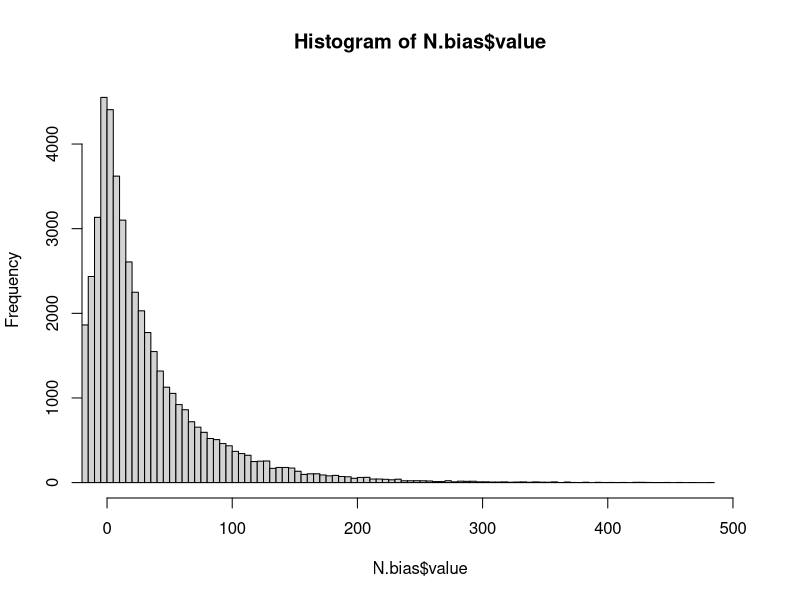
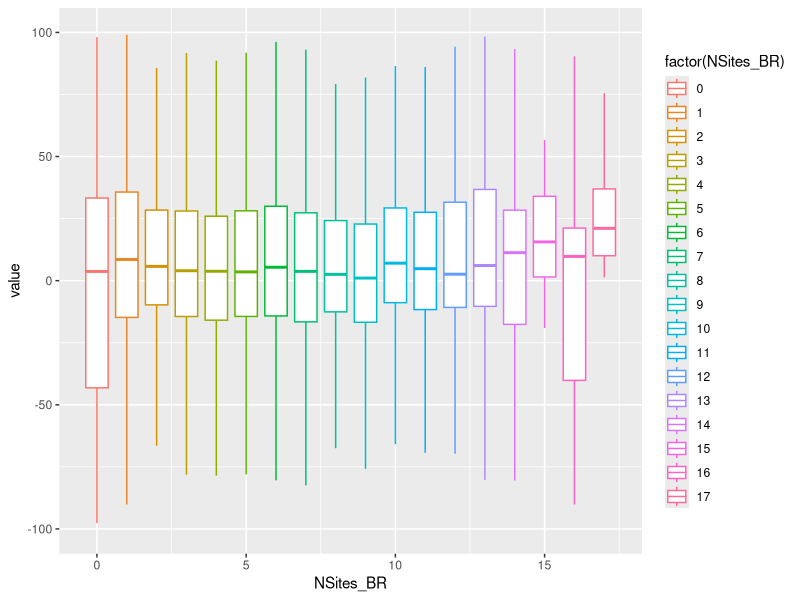
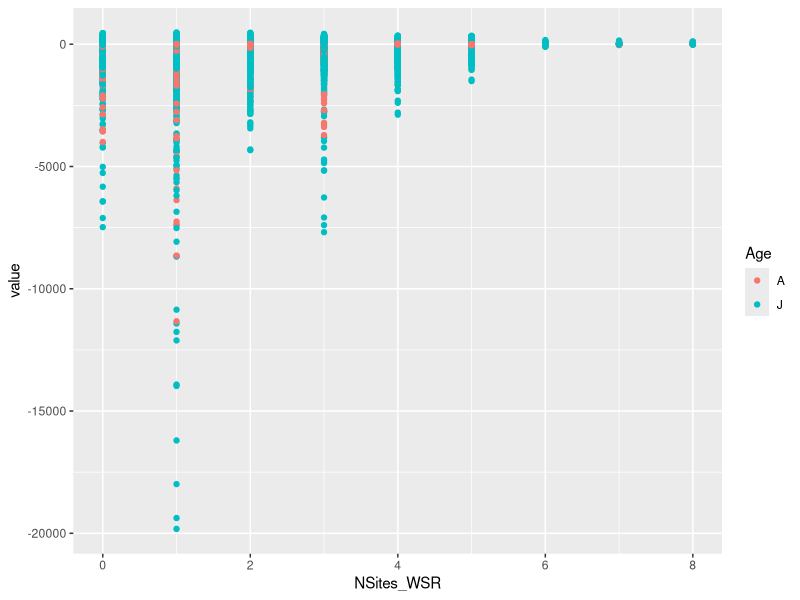
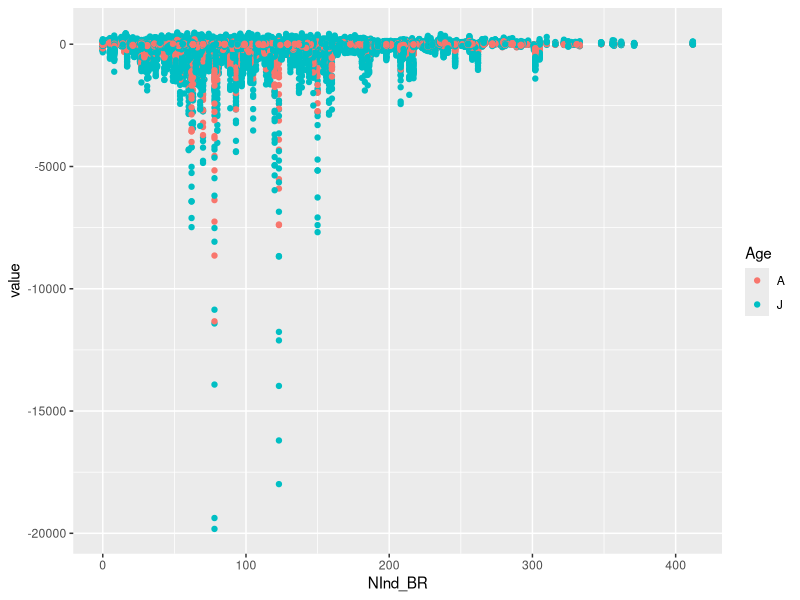
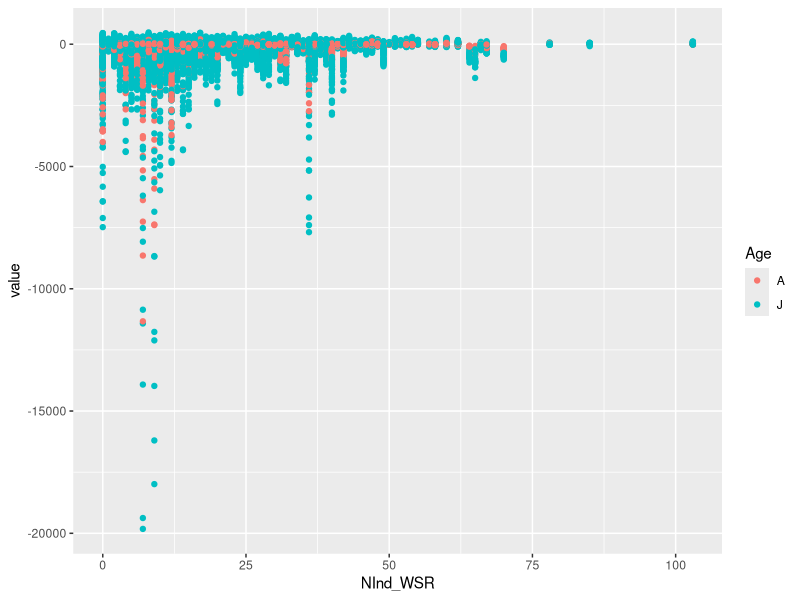
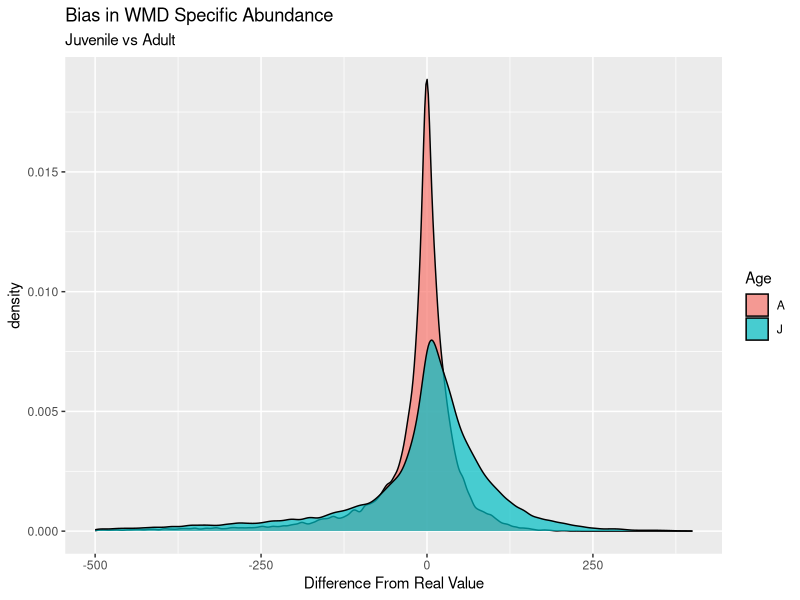
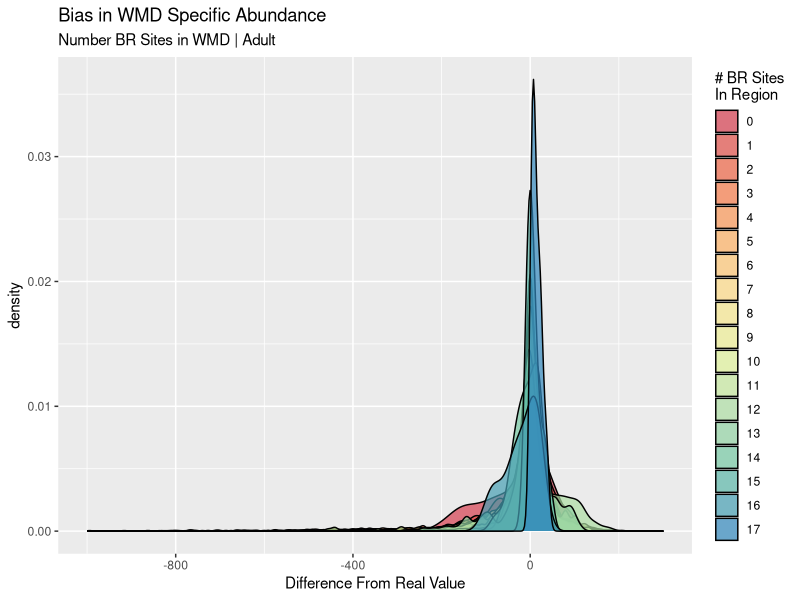
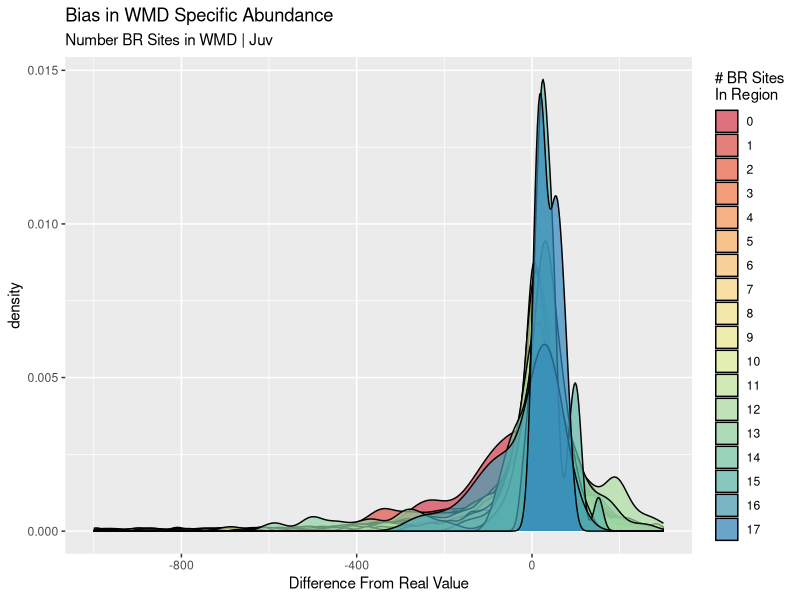

Here is the R script that generated these plots, in order:
require(ggplot2)
require(dplyr)
require(tidyr)

# Load Files
N.bias.raw <- read.csv("Model Bias Comparison/SampleSize/Master N Bias.csv", check.names=FALSE)
HR.bias.raw <- read.csv("Model Bias Comparison/SampleSize/Master HR Bias.csv")
WSR.bias.raw <- read.csv("Model Bias Comparison/SampleSize/Master WSR Bias.csv")
R.bias.raw <- read.csv("Model Bias Comparison/SampleSize/Master R Bias.csv", check.names=FALSE)
SimInfo.raw <- read.csv("Model Bias Comparison/SampleSize/MasterSimInfo.csv")

N.bias.long <- N.bias.raw %>%
  pivot_longer(cols = 4:ncol(N.bias.raw)) %>%
  rename(Year = name) %>%
  filter(!is.na(value))

SimInfo.NSitesBR <- SimInfo.raw %>%
  filter(Name == "NSites BR") %>%
  rename(NSites_BR = Value) %>% 
  select(-Name)
SimInfo.NSitesWSR <- SimInfo.raw %>%
  filter(Name == "NSites WSR")%>%
  rename(NSites_WSR = Value) %>% 
  select(-Name)
SimInfo.NIndBR <- SimInfo.raw %>%
  filter(Name == "NInd BR") %>%
  rename(NInd_BR = Value) %>% 
  select(-Name)
SimInfo.NIndWSR <- SimInfo.raw %>%
  filter(Name == "NInd WSR")%>%
  rename(NInd_WSR = Value) %>% 
  select(-Name)
SimInfo.totaldata <- SimInfo.raw %>%
  filter(Name %in% c("YearsBR", "TotNIndBR", "YearsTotHarv", "YearsWSR", "TotNIndBR")) %>%
  select(-WMD) %>%
  pivot_wider(names_from = Name, values_from = Value)

#Individual WMD Bias
N.bias <- merge(N.bias.long, SimInfo.NSitesBR, by = c("WMD","Trial"))
N.bias <- merge(N.bias, SimInfo.NSitesWSR, by = c("WMD","Trial"))
N.bias <- merge(N.bias, SimInfo.NIndBR, by = c("WMD","Trial"))
N.bias <- merge(N.bias, SimInfo.NIndWSR, by = c("WMD","Trial"))
N.bias <- merge(N.bias, SimInfo.totaldata, by = c("Trial")) %>%
  group_by(Age) %>%
  mutate(NInd_BR_bin = as.numeric(cut(NInd_BR, breaks=(10*(1:ceiling(max(N.bias$NInd_BR)/10)-1)),
                           labels=10*(10*(2:ceiling(max(N.bias$NInd_BR)/10)-1))))) %>%
  mutate(NInd_WSR_bin = as.numeric(cut(NInd_WSR, breaks=(10*(1:ceiling(max(N.bias$NInd_WSR)/10)-1)),
                           labels=(10*(2:ceiling(max(N.bias$NInd_WSR)/10)-1))))) %>%
  mutate(NInd_BR_bin = ifelse(is.na(NInd_BR_bin), 0, 10*NInd_BR_bin)) %>%
  mutate(NInd_WSR_bin = ifelse(is.na(NInd_WSR_bin), 0, 10*NInd_WSR_bin))

hist(N.bias$value, xlim = c(0,500), breaks = 5000)

ggplot(N.bias, aes(x = NSites_BR, y = value, color = factor(NSites_BR))) +
  geom_boxplot(outlier.shape = NA) + ylim(-100,100)
ggplot(N.bias, aes(x = NSites_WSR, y = value)) +
  geom_point(aes(color = Age))
ggplot(N.bias, aes(x = NInd_BR, y = value)) +
  geom_point(aes(color = Age))
ggplot(N.bias, aes(x = NInd_WSR, y = value)) +
  geom_point(aes(color = Age))

#Density Plots
ggplot(N.bias, aes(x = value, group = Age)) +
  geom_density(aes(fill = Age), alpha = .7) +
  xlim(-500, 400) +
  labs(title = "Bias in WMD Specific Abundance",
       subtitle = "Juvenile vs Adult") +
  xlab("Difference From Real Value")
ggsave("Model Bias Comparison/SampleSize/Graphs/Nbias_Age.jpg")


require(RColorBrewer)
nb.cols <- length(unique(N.bias$NSites_BR))
mycolors <- colorRampPalette(brewer.pal(8, "Spectral"))(nb.cols)
ggplot(N.bias[N.bias$Age=="A",], aes(x = value, group = as.factor(NSites_BR))) +
  geom_density(aes(fill = as.factor(NSites_BR)), alpha = .7) +
  xlim(-1000, 300) +
  scale_fill_manual(values = mycolors) +
  labs(title = "Bias in WMD Specific Abundance",
       subtitle = "Number BR Sites in WMD | Adult") +
  xlab("Difference From Real Value") + 
  guides(fill=guide_legend(title="# BR Sites\nIn Region"))
ggsave("Model Bias Comparison/SampleSize/Graphs/Nbias_NSitesBR_A.jpg")

ggplot(N.bias[N.bias$Age=="J",], aes(x = value, group = as.factor(NSites_BR))) +
  geom_density(aes(fill = as.factor(NSites_BR)), alpha = .7) +
  xlim(-1000, 300)  +
  scale_fill_manual(values = mycolors) +
  labs(title = "Bias in WMD Specific Abundance",
       subtitle = "Number BR Sites in WMD | Juv") +
  xlab("Difference From Real Value") + 
  guides(fill=guide_legend(title="# BR Sites\nIn Region"))
ggsave("Model Bias Comparison/SampleSize/Graphs/Nbias_NSitesBR_J.jpg")

nb.cols <- length(unique(N.bias$NSites_WSR))
mycolors <- colorRampPalette(brewer.pal(8, "Spectral"))(nb.cols)
ggplot(N.bias[N.bias$Age=="A",], aes(x = value, group = as.factor(NSites_WSR))) +
  geom_density(aes(fill = as.factor(NSites_WSR)), alpha = .7) +
  xlim(-1000, 300) +
  scale_fill_manual(values = mycolors) +
  labs(title = "Bias in WMD Specific Abundance",
       subtitle = "Number WSR Sites in WMD | Adult") +
  xlab("Difference From Real Value") + 
  guides(fill=guide_legend(title="# WSR Sites\nIn Region"))
ggsave("Model Bias Comparison/SampleSize/Graphs/Nbias_NSitesWSR_A.jpg")

ggplot(N.bias[N.bias$Age=="J",], aes(x = value, group = as.factor(NSites_WSR))) +
  geom_density(aes(fill = as.factor(NSites_WSR)), alpha = .7) +
  xlim(-1000, 300)   +
  scale_fill_manual(values = mycolors) +
  labs(title = "Bias in WMD Specific Abundance",
       subtitle = "Number WSR Sites in WMD | Juv") +
  xlab("Difference From Real Value") + 
  guides(fill=guide_legend(title="# WSR Sites\nIn Region"))
ggsave("Model Bias Comparison/SampleSize/Graphs/Nbias_NSitesWSR_J.jpg")

nb.cols <- length(unique(N.bias$NInd_BR_bin))
mycolors <- colorRampPalette(brewer.pal(8, "Spectral"))(nb.cols)
ggplot(N.bias[N.bias$Age=="A",], aes(x = value, group = as.factor(NInd_BR_bin))) +
  geom_density(aes(fill = as.factor(NInd_BR_bin)), alpha = .7) +
  xlim(-1000, 300) +
  scale_fill_manual(values = mycolors) +
  labs(title = "Bias in WMD Specific Abundance",
       subtitle = "Number BR Individuals in WMD (Binned by 10s) | Adult") +
  xlab("Difference From Real Value") + 
  guides(fill=guide_legend(title="# BR Individuals\nIn Region"))
ggsave("Model Bias Comparison/SampleSize/Graphs/Nbias_NIndBR_A.jpg")

ggplot(N.bias[N.bias$Age=="J",], aes(x = value, group = as.factor(NInd_BR_bin))) +
  geom_density(aes(fill = as.factor(NInd_BR_bin)), alpha = .7) +
  xlim(-1000, 300) +
  scale_fill_manual(values = mycolors) +
  labs(title = "Bias in WMD Specific Abundance",
       subtitle = "Number BR Individuals in WMD (Binned by 10s) | Juv") +
  xlab("Difference From Real Value") + 
  guides(fill=guide_legend(title="# BR Indiviudals\nIn Region"))
ggsave("Model Bias Comparison/SampleSize/Graphs/Nbias_NIndBR_J.jpg")

nb.cols <- length(unique(N.bias$NInd_WSR_bin))
mycolors <- colorRampPalette(brewer.pal(8, "Spectral"))(nb.cols)
ggplot(N.bias[N.bias$Age=="A",], aes(x = value, group = as.factor(NInd_WSR_bin))) +
  geom_density(aes(fill = as.factor(NInd_WSR_bin)), alpha = .7) +
  xlim(-1000, 300) +
  scale_fill_manual(values = mycolors) +
  labs(title = "Bias in WMD Specific Abundance",
       subtitle = "Number WSR Individuals in WMD (Binned by 10s) | Adult") +
  xlab("Difference From Real Value") + 
  guides(fill=guide_legend(title="# WSR Individuals\nIn Region"))
ggsave("Model Bias Comparison/SampleSize/Graphs/Nbias_NIndWSR_A.jpg")

ggplot(N.bias[N.bias$Age=="J",], aes(x = value, group = as.factor(NInd_WSR_bin))) +
  geom_density(aes(fill = as.factor(NInd_WSR_bin)), alpha = .7) +
  xlim(-1000, 300)  +
  scale_fill_manual(values = mycolors) +
  labs(title = "Bias in WMD Specific Abundance",
       subtitle = "Number WSR Individuals in WMD (Binned by 10s) | Juv") +
  xlab("Difference From Real Value") + 
  guides(fill=guide_legend(title="# WSR Individuals\nIn Region"))
ggsave("Model Bias Comparison/SampleSize/Graphs/Nbias_NIndWSR_J.jpg")




#Point Graphs
ggplot(N.bias[N.bias$Age=="A",], aes(x = as.factor(NSites_BR), y = value)) +
  geom_point(aes(color = Age))
ggplot(N.bias[N.bias$Age=="J",], aes(x = as.factor(NSites_BR), y = value)) +
  geom_violin(aes(color = Age))
ggplot(N.bias[N.bias$Age=="A",], aes(x = NSites_WSR, y = value)) +
  geom_point(aes(color = Age))
ggplot(N.bias[N.bias$Age=="A",], aes(x = NInd_BR, y = value)) +
  geom_point(aes(color = Age))
ggplot(N.bias[N.bias$Age=="A",], aes(x = NInd_WSR, y = value)) +
  geom_point(aes(color = Age))
